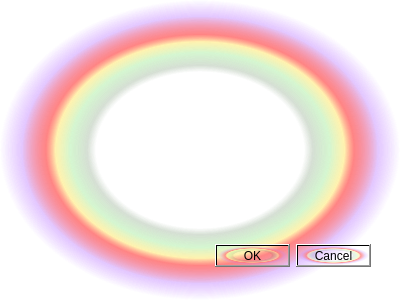
<?xml version="1.0" encoding="UTF-8"?>
<ui version="4.0">
 <class>Dialog</class>
 <widget class="QDialog" name="Dialog">
  <property name="geometry">
   <rect>
    <x>0</x>
    <y>0</y>
    <width>400</width>
    <height>300</height>
   </rect>
  </property>
  <property name="windowTitle">
   <string>Dialog</string>
  </property>
  <property name="styleSheet">
   <string notr="true">background-color: qradialgradient(spread:pad, cx:0.5, cy:0.5, radius:0.5, fx:0.5, fy:0.5, stop:0 rgba(0, 0, 0, 0), stop:0.52 rgba(0, 0, 0, 0), stop:0.565 rgba(82, 121, 76, 33), stop:0.65 rgba(159, 235, 148, 64), stop:0.721925 rgba(255, 238, 150, 129), stop:0.77 rgba(255, 128, 128, 204), stop:0.89 rgba(191, 128, 255, 64), stop:1 rgba(0, 0, 0, 0));</string>
  </property>
  <widget class="QDialogButtonBox" name="buttonBox">
   <property name="geometry">
    <rect>
     <x>30</x>
     <y>240</y>
     <width>341</width>
     <height>32</height>
    </rect>
   </property>
   <property name="orientation">
    <enum>Qt::Horizontal</enum>
   </property>
   <property name="standardButtons">
    <set>QDialogButtonBox::Cancel|QDialogButtonBox::Ok</set>
   </property>
  </widget>
 </widget>
 <resources/>
 <connections>
  <connection>
   <sender>buttonBox</sender>
   <signal>accepted()</signal>
   <receiver>Dialog</receiver>
   <slot>accept()</slot>
   <hints>
    <hint type="sourcelabel">
     <x>248</x>
     <y>254</y>
    </hint>
    <hint type="destinationlabel">
     <x>157</x>
     <y>274</y>
    </hint>
   </hints>
  </connection>
  <connection>
   <sender>buttonBox</sender>
   <signal>rejected()</signal>
   <receiver>Dialog</receiver>
   <slot>reject()</slot>
   <hints>
    <hint type="sourcelabel">
     <x>316</x>
     <y>260</y>
    </hint>
    <hint type="destinationlabel">
     <x>286</x>
     <y>274</y>
    </hint>
   </hints>
  </connection>
 </connections>
</ui>
